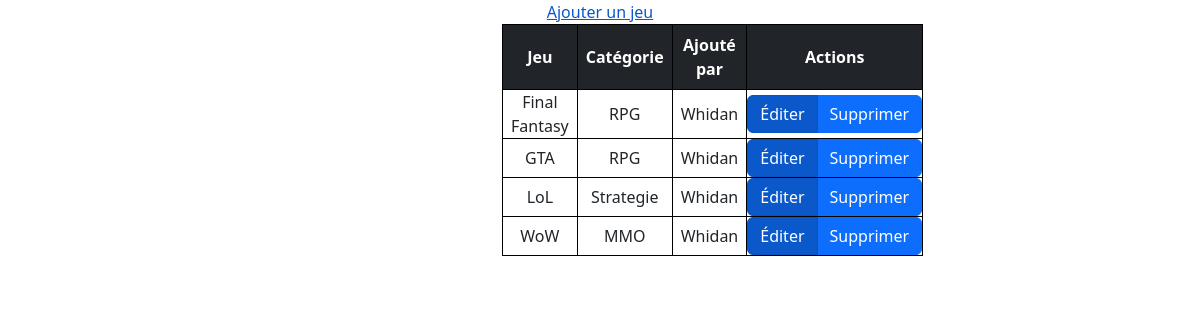
The app's page /backoffice.php (signed in), older data.
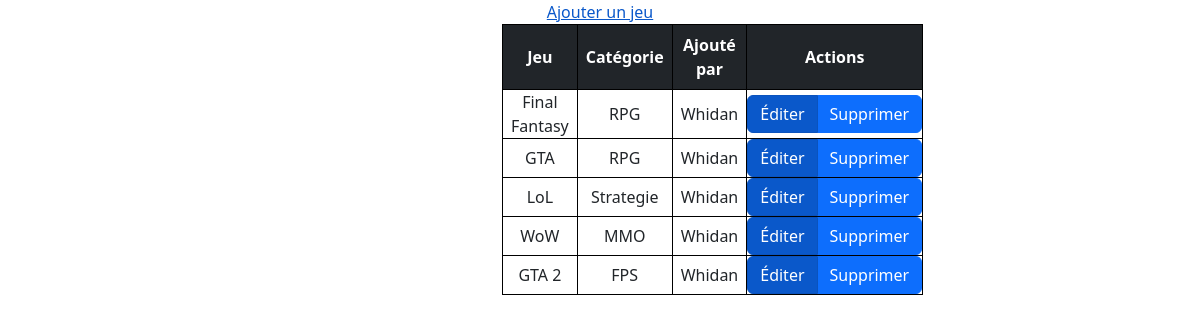
The same page, newer data.
### tables this page shows
CREATE TABLE `games` (
  `game_id` int NOT NULL,
  `game_name` varchar(255) NOT NULL,
  `game_date` date NOT NULL,
  `game_desc` longtext NOT NULL,
  `game_photo` varchar(255) NOT NULL,
  `cate_name` enum('RPG','FPS','MMO','Strategie','Simulation','Survival Horror') NOT NULL,
  `added` date NOT NULL,
  `user_name` varchar(255) NOT NULL,
  `game_cover` varchar(255) DEFAULT NULL
);

### backoffice.php (the view, shortened to what this page needs)
<?php
if (!isset($_SESSION["user"])) {
    header("Location: index.php");
} else {
    require("connect.php");
    if ($_SESSION["user"]["role"] == "admin") {
        $sql = "SELECT * FROM games";
        $query = $db->prepare($sql);
        $query->execute();
        $result = $query->fetchAll(PDO::FETCH_ASSOC);
        echo "<a href='users.php'>Utilisateurs</a>";
    } else
    if ($_SESSION["user"]["role"] == "user") {
        $name = $_SESSION["user"]["pseudo"];
        $sql = "SELECT * FROM games WHERE user_name = '$name'";
        $query = $db->prepare($sql);
        $query->execute();
        $result = $query->fetchAll(PDO::FETCH_ASSOC);
    }
    include "header.php";
}
?>
<link href="https://cdn.jsdelivr.net/npm/bootstrap@5.3.0-alpha3/dist/css/bootstrap.min.css" rel="stylesheet">
<a href="add.php" class="d-flex justify-content-center align-items-center">Ajouter un jeu</a>
<div class="container-fluid  d-flex justify-content-center align-items-center">
    <div class="col-2">
        <table class="border">
            <thead>
                <th class="p-2 text-center border border-black text-white bg-dark">Jeu</th>
                <th class="p-2 text-center border border-black text-white bg-dark">Catégorie</th>
                <th class="p-2 text-center border border-black text-white bg-dark">Ajouté par</th>
                <th class="p-2 text-center border border-black text-white bg-dark">Actions</th>
            </thead>
            <?php
            foreach ($result as $jeu) {
            ?>
                <tr>
                    <td class="px-2 text-center border border-black"><?= $jeu["game_name"] ?></td>
                    <td class="px-2 text-center border border-black"><?= $jeu["cate_name"] ?></td>
                    <td class="px-2 text-center border border-black"><?= $jeu["user_name"] ?></td>
                    <td class="text-center border border-black">
                        <div class="btn-group">
                            <a href="edit.php?id=<?= $jeu['game_id'] ?>" aria-label="Close" class="btn btn-primary active">Éditer
                            </a>
                            <a href="delete.php?id=<?= $jeu['game_id'] ?>" class="btn btn-primary">Supprimer
                            </a>
                        </div>
                    </td>
                </tr>
            <?php
            };
            ?>
        </table>
    </div>
</div>

Row changes from the older to the newer data that the page shows:
added games: game_name "GTA 2", cate_name "FPS", user_name "Whidan"
